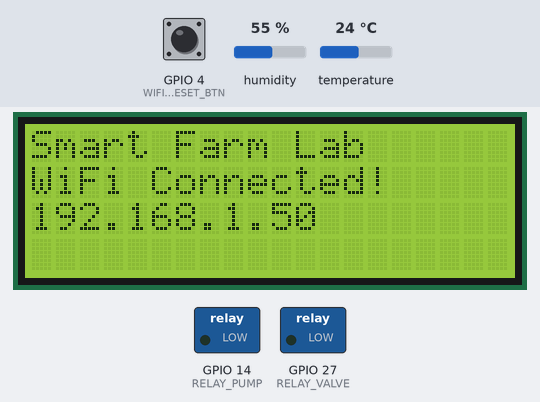
Bench run of a program on a simulated ESP32. Parts: 20×4 character LCD, switched loads named in the program (green lamp = pin HIGH). The inputs (shaded band) are chosen by the test bench; at power-on: humidity 55 %, temperature 24 °C, GPIO 4 (WIFI_RESET_BTN) HIGH. WiFi joins after 1.5 s; servers stay silent unless stated; no MQTT or app messages arrive unless stated; what the program prints to the serial monitor is not drawn.

Above: at 1.7 s.
4.9 s: humidity set to 22 %
At 6.2 s:
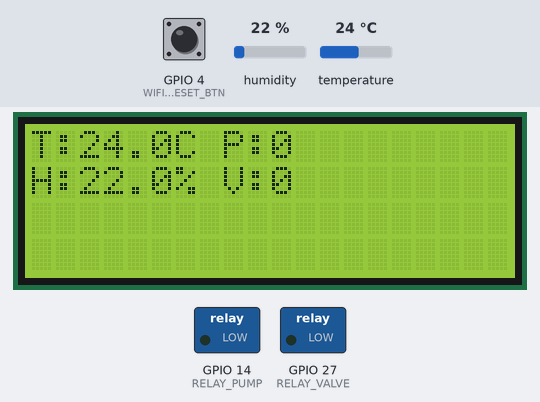
6.5 s: temperature set to 12 °C
At 11.2 s:
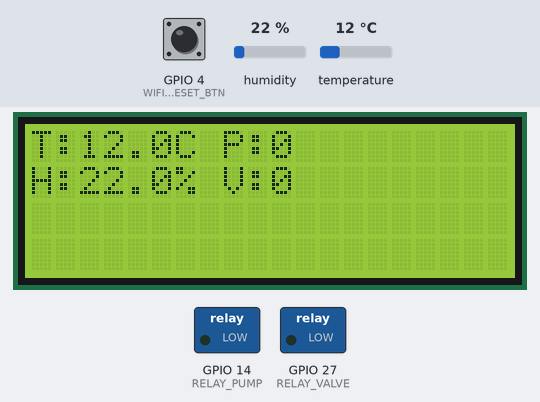
11.5 s: GPIO 4 (WIFI_RESET_BTN) pulled LOW for 0.15 s
At 12.9 s:
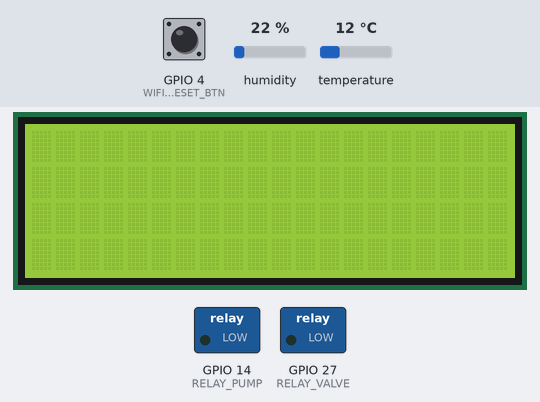
16.5 s: humidity set to 40 %
At 21.2 s:
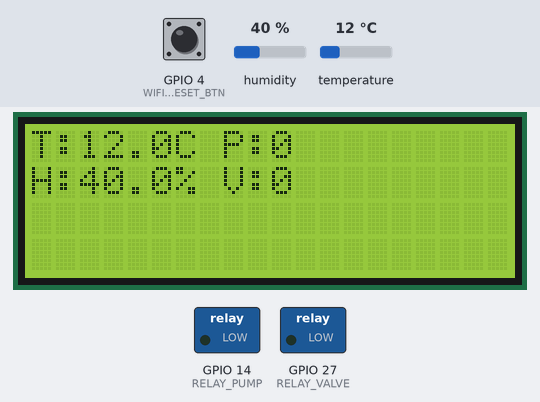
21.5 s: temperature set to 19 °C
Timing chart, 0 to 24.5 s (numbered marks = the images above; inputs shaded):
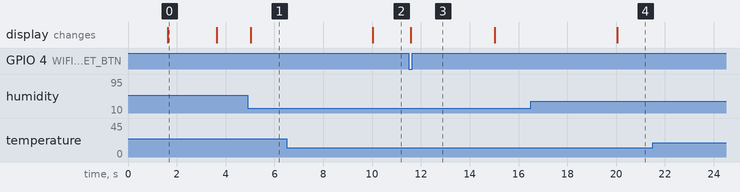

The program:

main.cpp
```cpp
#include <WiFi.h>
#include <WiFiManager.h>
#include <PubSubClient.h>
#include <LiquidCrystal_I2C.h>
#include <DHT.h>
#include <ArduinoJson.h>

// =========================================================
// การตั้งค่าฮาร์ดแวร์
// =========================================================
#define DHTPIN 15
#define DHTTYPE DHT22
#define WIFI_RESET_BTN 4   // ปุ่มรีเซ็ต WiFi (Active LOW)

#define RELAY_PUMP 14
#define RELAY_VALVE 27

DHT dht(DHTPIN, DHTTYPE);
LiquidCrystal_I2C lcd(0x27, 20, 4);

// =========================================================
// การตั้งค่า MQTT และ Topic
// =========================================================
const char* mqtt_server = "crop-io.com"; // เปลี่ยนเป็น IP ของ MQTT Broker
const int mqtt_port = 1883; // Host port mapped to Mosquitto's container port 1883

WiFiClient espClient;
PubSubClient client(espClient);

String site_id = "site_01";
String zone_id = "zone_A";
String device_id = "node_01"; // ต้องไม่ซ้ำกัน
String base_topic = "natthaphum/" + site_id + "/" + zone_id + "/" + device_id + "/";

unsigned long lastMsg = 0;
const unsigned long MQTT_RETRY_INTERVAL_MS = 5000;
unsigned long lastMqttAttempt = 0;
bool mqttAttempted = false;
// จำว่ากดปุ่มแล้ว เพื่อไม่เปิดหน้าตั้งค่าซ้ำหากยังกดค้างอยู่
bool wifiButtonHandled = false;

void reconnect();
void mqttCallback(char* topic, byte* payload, unsigned int length);

// =========================================================
// ฟังก์ชัน 1: setup()
// =========================================================
void setup() {
  Serial.begin(115200);
  Serial.println("Smart Farm starting...");

  pinMode(WIFI_RESET_BTN, INPUT_PULLUP);
  pinMode(RELAY_PUMP, OUTPUT);
  pinMode(RELAY_VALVE, OUTPUT);
  digitalWrite(RELAY_PUMP, 0);
  digitalWrite(RELAY_VALVE, 0);
  Serial.printf("[RELAY] Initial GPIO levels: pump=%d, valve=%d\n", digitalRead(RELAY_PUMP), digitalRead(RELAY_VALVE));

  lcd.init();
  lcd.backlight();
  lcd.setCursor(0, 0);
  lcd.print("Smart Farm Lab");

  dht.begin();
  Serial.printf("[DHT] DHT22 initialized on GPIO %d\n", DHTPIN);

  WiFiManager wm;
  lcd.setCursor(0, 1);
  lcd.print("Connecting WiFi...");

  Serial.println("[WiFi] Connecting; setup AP: natthaphum_AP");
  if (!wm.autoConnect("natthaphum_AP")) {
    Serial.println("[WiFi] Connection failed. Restarting in 3 seconds.");
    delay(3000);
    ESP.restart();
  }

  Serial.printf("[WiFi] Connected. IP=%s, RSSI=%d dBm\n", WiFi.localIP().toString().c_str(), WiFi.RSSI());
  lcd.setCursor(0, 1);
  lcd.print("WiFi Connected!   ");
  lcd.setCursor(0, 2);
  lcd.print(WiFi.localIP().toString());
  delay(2000);
  lcd.clear();

  client.setServer(mqtt_server, mqtt_port);
  client.setCallback(mqttCallback);
  // ลดเวลารอ TCP และ MQTT เป็นอย่างละ 1 วินาที (ไม่รวมเวลารอ DNS)
  // WiFiClient ใน ESP32 core ที่ใช้อยู่นี้รับ setTimeout เป็นวินาที
  espClient.setTimeout(1);
  client.setSocketTimeout(1);
  Serial.printf("[MQTT] Broker=%s:%d, client=%s\n", mqtt_server, mqtt_port, device_id.c_str());
}

// =========================================================
// ฟังก์ชัน 2: loop()
// =========================================================
void loop() {
  // ตรวจปุ่มก่อนลองเชื่อมต่อ MQTT ทุกครั้ง
  if (digitalRead(WIFI_RESET_BTN) == HIGH) wifiButtonHandled = false;
  if (!wifiButtonHandled && digitalRead(WIFI_RESET_BTN) == LOW) {
    delay(50);
    if (digitalRead(WIFI_RESET_BTN) == LOW) {
      wifiButtonHandled = true;
      // หน้าตั้งค่า WiFi ทำงานใน loop เดียวกัน จึงพัก MQTT ไว้ก่อน
      if (client.connected()) client.disconnect();
      lcd.clear();
      lcd.print("WiFi Config Mode");
      WiFiManager wm;
      wm.setConfigPortalTimeout(180);
      Serial.println("[WiFi] Button pressed. Opening natthaphum_AP portal (180 seconds).");
      if (!wm.startConfigPortal("natthaphum_AP")) {
        Serial.println("[WiFi] Portal failed or timed out. Restarting.");
        ESP.restart();
      }
      Serial.printf("[WiFi] Portal complete. Status=%d, IP=%s\n", WiFi.status(), WiFi.localIP().toString().c_str());
      lcd.clear();
    }
  }

  // ลองเชื่อมต่อครั้งเดียวแล้วกลับมาทำงานต่อ ไม่วนรอจนกว่าจะเชื่อมต่อได้
  if (!client.connected()) reconnect();
  if (client.connected()) client.loop();

  // ส่งข้อมูลทุก 5 วินาที
  unsigned long now = millis();
  if (now - lastMsg > 5000) {
    lastMsg = now;

    float h = dht.readHumidity();
    float t = dht.readTemperature();
    if (isnan(h) || isnan(t)) {
      Serial.println("[DHT] Read failed. Check sensor wiring and power.");
      return;
    }
    Serial.printf("[DHT] Temperature=%.1f C, humidity=%.1f %%, pump GPIO=%d, valve GPIO=%d\n", t, h, digitalRead(RELAY_PUMP), digitalRead(RELAY_VALVE));

    lcd.setCursor(0, 0);
    lcd.print("T:" + String(t, 1) + "C P:" + String(digitalRead(RELAY_PUMP)));
    lcd.setCursor(0, 1);
    lcd.print("H:" + String(h, 1) + "% V:" + String(digitalRead(RELAY_VALVE)));

    JsonDocument doc;
    doc["temperature"] = t;
    doc["humidity"] = h;
    doc["pump_state"] = digitalRead(RELAY_PUMP);
    doc["valve_state"] = digitalRead(RELAY_VALVE);

    char msgBuffer[256];
    serializeJson(doc, msgBuffer, sizeof(msgBuffer));
    if (client.connected()) {
      String topic = base_topic + "telemetry";
      bool sent = client.publish(topic.c_str(), msgBuffer);
      Serial.printf("[MQTT] Telemetry publish %s: %s\n", sent ? "OK" : "FAILED", msgBuffer);
    } else {
      Serial.println("[MQTT] Offline. Telemetry skipped; sensor/LCD still running.");
    }
  }
}

// =========================================================
// ฟังก์ชัน 3: reconnect()
// =========================================================
void reconnect() {
  if (client.connected() || WiFi.status() != WL_CONNECTED) return;

  unsigned long now = millis();
  // ใช้ millis() แทน delay(5000) ระหว่างรอรอบถัดไป loop ยังตรวจปุ่มได้
  if (mqttAttempted && now - lastMqttAttempt < MQTT_RETRY_INTERVAL_MS) return;
  mqttAttempted = true;

  // connect() ยังรอเครือข่ายได้ชั่วคราว แต่จะลองเพียงครั้งเดียวต่อรอบ
  Serial.printf("[MQTT] Connecting to %s:%d; WiFi status=%d\n", mqtt_server, mqtt_port, WiFi.status());
  String topic_status = base_topic + "status";
  String willMessage = "{\"status\":\"offline\"}";

  // ตั้งค่า LWT
  if (client.connect(device_id.c_str(), NULL, NULL, topic_status.c_str(), 0, true, willMessage.c_str())) {
    String topic_cmd = base_topic + "cmd";
    Serial.println("[MQTT] Connected.");
    bool subscribed = client.subscribe(topic_cmd.c_str());
    Serial.printf("[MQTT] Subscribe %s: %s\n", subscribed ? "OK" : "FAILED", topic_cmd.c_str());

    // ทับ LWT ด้วยสถานะ online
    bool sent = client.publish(topic_status.c_str(), "{\"status\":\"online\"}", true);
    Serial.printf("[MQTT] Online status publish %s\n", sent ? "OK" : "FAILED");
  } else {
    Serial.printf("[MQTT] Connection failed, state=%d. Retry in 5 seconds.\n", client.state());
  }
  // เริ่มนับช่วงพัก 5 วินาทีหลังจบการเชื่อมต่อครั้งนี้
  lastMqttAttempt = millis();
}

// =========================================================
// ฟังก์ชัน 4: mqttCallback()
// =========================================================
void mqttCallback(char* topic, byte* payload, unsigned int length) {
  if (String(topic) != base_topic + "cmd") return;

  // ตรวจขนาดและอ่าน JSON ตามความยาวที่ MQTT ส่งมา
  if (length == 0 || length > 256) {
    Serial.println("[CMD] Rejected: payload must contain 1-256 bytes.");
    return;
  }
  JsonDocument doc;
  if (deserializeJson(doc, payload, length)) {
    Serial.println("[CMD] Rejected: invalid JSON.");
    return;
  }

  // ต้องมีชื่อคำสั่งเป็นข้อความ และ state เป็นจำนวนเต็ม 0 หรือ 1
  if (!doc["cmd"].is<const char*>() || !doc["state"].is<int>()) {
    Serial.println("[CMD] Rejected: cmd must be text and state must be an integer.");
    return;
  }
  String command = doc["cmd"].as<const char*>();
  int state = doc["state"].as<int>();
  if (state != 0 && state != 1) {
    Serial.println("[CMD] Rejected: state must be 0 or 1.");
    return;
  }

  // เลือกขารีเลย์ และเปลี่ยน GPIO หลังจากตรวจคำสั่งครบแล้วเท่านั้น
  int pin;
  if (command == "pump") {
    pin = RELAY_PUMP;
  } else if (command == "valve") {
    pin = RELAY_VALVE;
  } else {
    Serial.println("[CMD] Rejected: cmd must be pump or valve.");
    return;
  }
  digitalWrite(pin, state);
  Serial.printf("[RELAY] Command=%s, requested=%d, pump GPIO=%d, valve GPIO=%d\n", command.c_str(), state, digitalRead(RELAY_PUMP), digitalRead(RELAY_VALVE));

  JsonDocument ackDoc;
  ackDoc["ack"] = command;
  ackDoc["state_set"] = digitalRead(pin);
  char ackBuffer[256];
  serializeJson(ackDoc, ackBuffer);
  String topic_ack = base_topic + "ack";
  bool sent = client.publish(topic_ack.c_str(), ackBuffer);
  Serial.printf("[MQTT] ACK publish %s: %s\n", sent ? "OK" : "FAILED", ackBuffer);
}
```

Measured:
- after the input at 4.9 s, the display: changes after 0.13 s (image 1)
- after the input at 6.5 s, the display: changes after 3.5 s (image 2)
- after the input at 11.5 s, the display: changes after 0.08 s (image 3)
- after the input at 16.5 s, the display: changes after 3.5 s (image 4)
- what the display in image 0 shows lasts 2.0 s, from 1.6 s to 3.6 s
